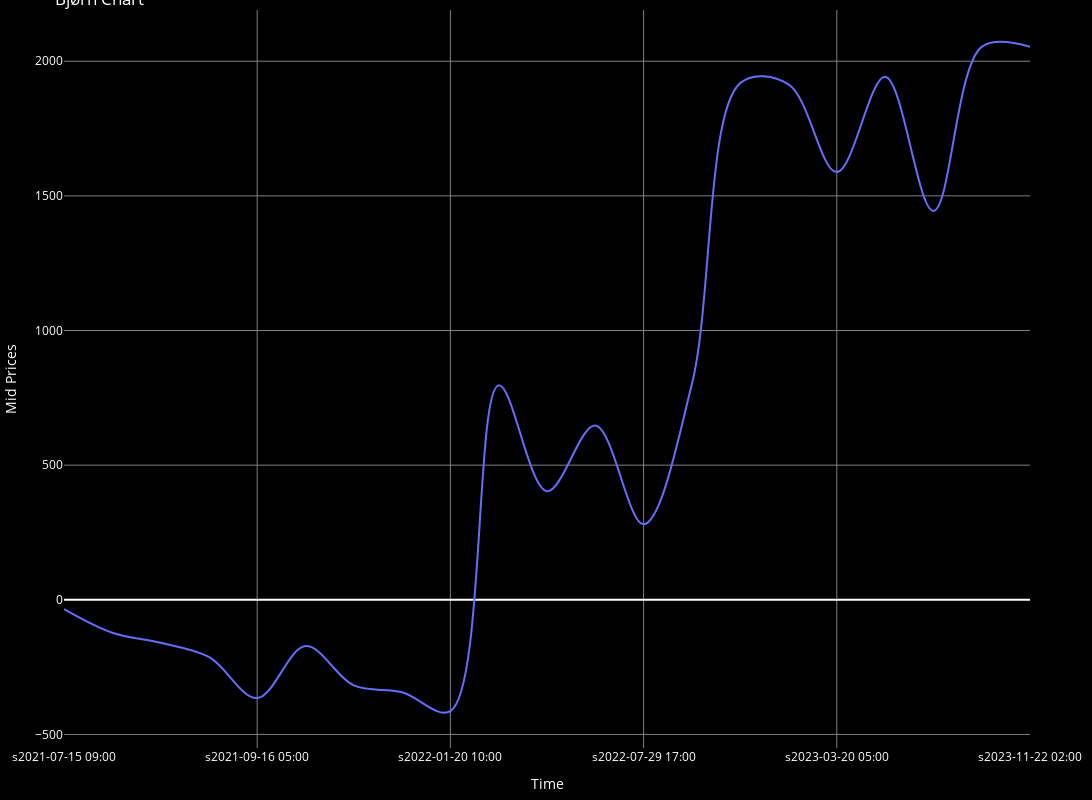

Write notebook code for a chart like this one.
### Code cell
cp = CandlePlot(df_gains, candles=False)
cp.show_plot(line_traces=['GAIN_C'])

### Figure 1 — Plotly figure (JSON) as saved in the notebook; plotly's stock layout.template omitted (floating-point values rounded to 4 significant figures)
{"data": [{"line": {"shape": "spline", "width": 2}, "name": "GAIN_C", "type": "scatter", "x": ["s2021-07-15 09:00", "s2021-08-13 01:00", "s2021-08-17 09:00", "s2021-08-31 01:00", "s2021-09-16 05:00", "s2021-09-27 05:00", "s2021-12-02 10:00", "s2021-12-23 06:00", "s2022-01-20 10:00", "s2022-02-02 02:00", "s2022-05-24 17:00", "s2022-06-06 09:00", "s2022-07-29 17:00", "s2022-08-23 21:00", "s2022-11-10 14:00", "s2023-02-10 06:00", "s2023-03-20 05:00", "s2023-04-18 05:00", "s2023-07-13 21:00", "s2023-08-04 05:00", "s2023-11-22 02:00"], "y": [-34.3, -122.1, -159.7, -212.1, -365.0, -171.7, -317.9, -343.2, -413.3, 796.9, 403.4, 647.3, 280.3, 801.3, 1919.0, 1914.0, 1589.0, 1942.0, 1444.0, 2053.0, 2053.0]}], "layout": {"font": {"color": "white", "size": 12}, "height": 800, "margin": {"b": 10, "l": 10, "r": 10, "t": 10}, "paper_bgcolor": "black", "plot_bgcolor": "black", "title": {"text": "Bjørn Chart"}, "width": 1500, "xaxis": {"gridcolor": "gray", "nticks": 5, "rangeslider": {"visible": false}, "title": {"text": "Time"}}, "yaxis": {"gridcolor": "gray", "title": {"text": "Mid Prices"}}}}
